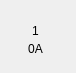
<?xml version="1.0" encoding="UTF-8"?>
<ui version="4.0">
 <class>HomeBoxWid</class>
 <widget class="QWidget" name="HomeBoxWid">
  <property name="geometry">
   <rect>
    <x>0</x>
    <y>0</y>
    <width>76</width>
    <height>73</height>
   </rect>
  </property>
  <property name="windowTitle">
   <string>Form</string>
  </property>
  <widget class="QPushButton" name="pushButton">
   <property name="geometry">
    <rect>
     <x>10</x>
     <y>10</y>
     <width>51</width>
     <height>51</height>
    </rect>
   </property>
   <property name="text">
    <string/>
   </property>
   <property name="autoDefault">
    <bool>false</bool>
   </property>
   <property name="default">
    <bool>false</bool>
   </property>
   <property name="flat">
    <bool>true</bool>
   </property>
  </widget>
  <widget class="QLabel" name="titleLab">
   <property name="geometry">
    <rect>
     <x>20</x>
     <y>20</y>
     <width>31</width>
     <height>21</height>
    </rect>
   </property>
   <property name="text">
    <string>1</string>
   </property>
   <property name="alignment">
    <set>Qt::AlignCenter</set>
   </property>
  </widget>
  <widget class="QLabel" name="iconLab">
   <property name="geometry">
    <rect>
     <x>20</x>
     <y>40</y>
     <width>31</width>
     <height>18</height>
    </rect>
   </property>
   <property name="text">
    <string>0A</string>
   </property>
   <property name="alignment">
    <set>Qt::AlignCenter</set>
   </property>
  </widget>
  <zorder>titleLab</zorder>
  <zorder>iconLab</zorder>
  <zorder>pushButton</zorder>
 </widget>
 <resources/>
 <connections/>
</ui>
